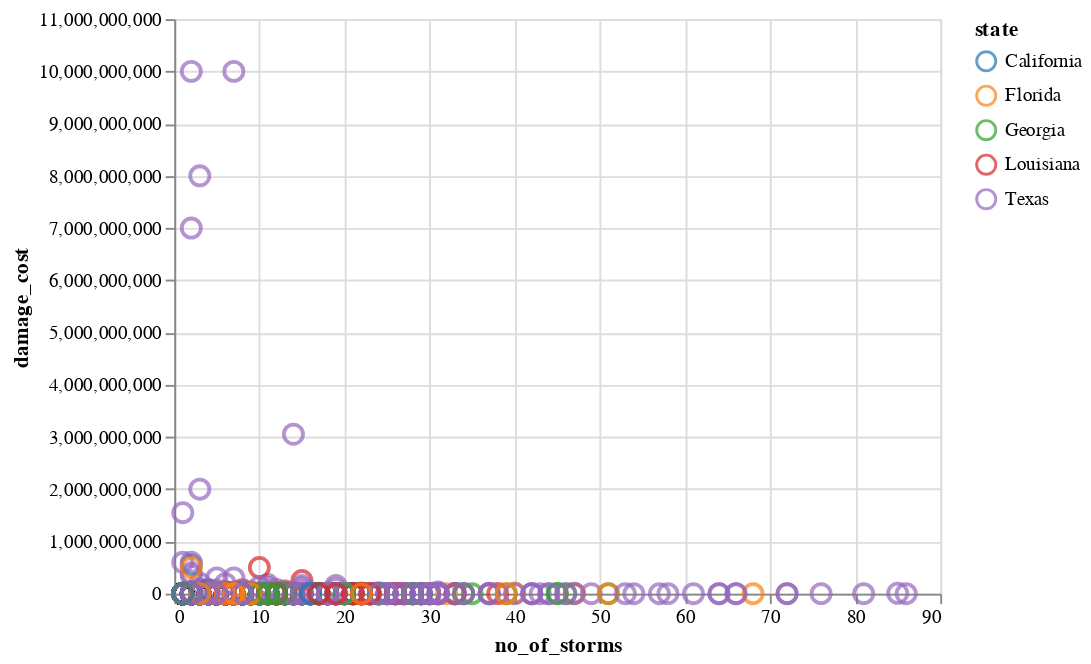

Write notebook code for a chart like this one.
### Code cell
alt.Chart(storm_data_zipcodes).mark_point().encode(
    x='no_of_storms:Q',
    y='damage_cost:Q',
    color=alt.Color('state:N',scale=alt.Scale(scheme='category10')),
    #size=alt.Size('Hours per Month to Afford a Home:Q'),
    tooltip = ['zip_code:N', 'state:N','no_of_storms:Q','damage_cost:Q']
).configure_point(
    size=100
)

### Figure 1 — Vega-Lite specification as saved in the notebook (floating-point values rounded to 4 significant figures; data arrays with more than 128 entries replaced by an {"elided": "..."} marker saying what was removed)
{"config": {"view": {"continuousWidth": 400, "continuousHeight": 300}, "point": {"size": 100}}, "data": {"name": "data-8b689c42491b93d50cb3066de5fc78fc"}, "mark": "point", "encoding": {"color": {"field": "state", "scale": {"scheme": "category10"}, "type": "nominal"}, "tooltip": [{"field": "zip_code", "type": "nominal"}, {"field": "state", "type": "nominal"}, {"field": "no_of_storms", "type": "quantitative"}, {"field": "damage_cost", "type": "quantitative"}], "x": {"field": "no_of_storms", "type": "quantitative"}, "y": {"field": "damage_cost", "type": "quantitative"}}, "$schema": "https://vega.github.io/schema/vega-lite/v4.17.0.json", "datasets": {"data-8b689c42491b93d50cb3066de5fc78fc": {"elided": "4064 records"}}}
